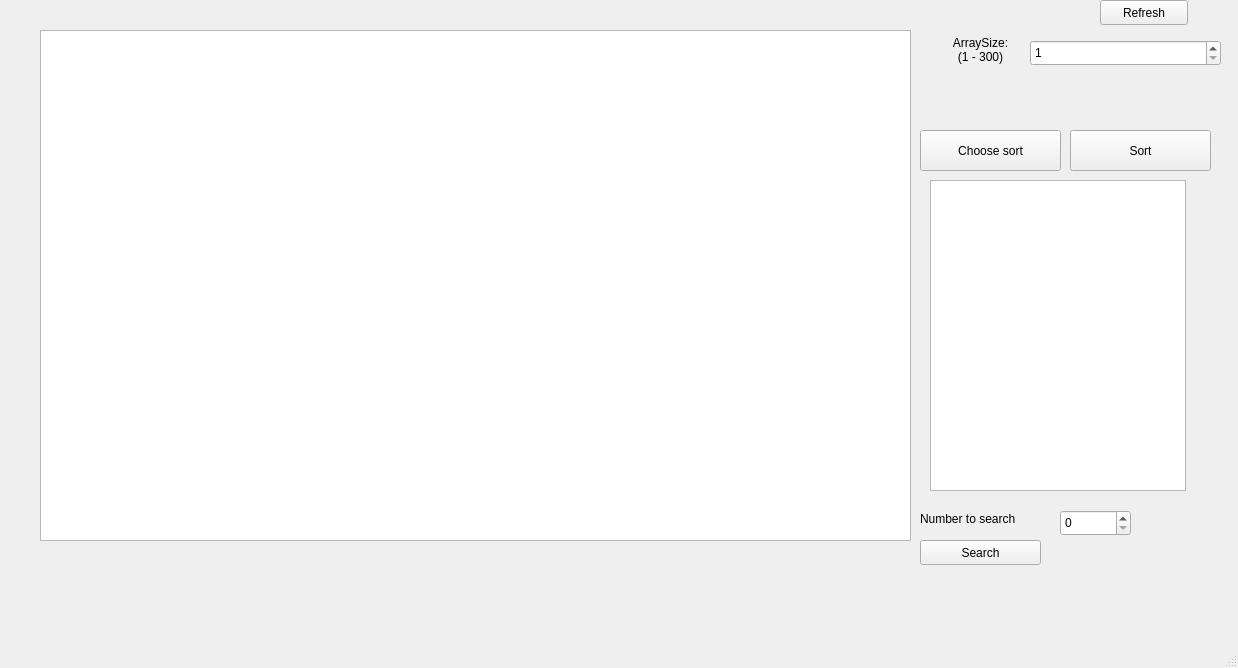
<?xml version="1.0" encoding="UTF-8"?>
<ui version="4.0">
 <class>MainWindow</class>
 <widget class="QMainWindow" name="MainWindow">
  <property name="geometry">
   <rect>
    <x>0</x>
    <y>0</y>
    <width>1238</width>
    <height>668</height>
   </rect>
  </property>
  <property name="windowTitle">
   <string>MainWindow</string>
  </property>
  <widget class="QWidget" name="centralwidget">
   <widget class="QGraphicsView" name="graphicsView">
    <property name="geometry">
     <rect>
      <x>40</x>
      <y>30</y>
      <width>871</width>
      <height>511</height>
     </rect>
    </property>
   </widget>
   <widget class="QPushButton" name="pushButton">
    <property name="geometry">
     <rect>
      <x>920</x>
      <y>130</y>
      <width>141</width>
      <height>41</height>
     </rect>
    </property>
    <property name="text">
     <string>Choose sort</string>
    </property>
   </widget>
   <widget class="QPushButton" name="pushButton_2">
    <property name="geometry">
     <rect>
      <x>1070</x>
      <y>130</y>
      <width>141</width>
      <height>41</height>
     </rect>
    </property>
    <property name="text">
     <string>Sort</string>
    </property>
   </widget>
   <widget class="QSpinBox" name="spinBox">
    <property name="geometry">
     <rect>
      <x>1030</x>
      <y>40</y>
      <width>191</width>
      <height>26</height>
     </rect>
    </property>
    <property name="minimum">
     <number>1</number>
    </property>
    <property name="maximum">
     <number>300</number>
    </property>
   </widget>
   <widget class="QLabel" name="label">
    <property name="geometry">
     <rect>
      <x>910</x>
      <y>30</y>
      <width>141</width>
      <height>41</height>
     </rect>
    </property>
    <property name="text">
     <string>&lt;html&gt;&lt;head/&gt;&lt;body&gt;&lt;p align=&quot;center&quot;&gt;ArraySize:&lt;br/&gt;(1 - 300)&lt;/p&gt;&lt;/body&gt;&lt;/html&gt;</string>
    </property>
   </widget>
   <widget class="QTableWidget" name="tableWidget">
    <property name="geometry">
     <rect>
      <x>930</x>
      <y>180</y>
      <width>256</width>
      <height>311</height>
     </rect>
    </property>
   </widget>
   <widget class="QSpinBox" name="spinBox_2">
    <property name="geometry">
     <rect>
      <x>1060</x>
      <y>510</y>
      <width>71</width>
      <height>26</height>
     </rect>
    </property>
    <property name="maximum">
     <number>300</number>
    </property>
   </widget>
   <widget class="QLabel" name="label_2">
    <property name="geometry">
     <rect>
      <x>920</x>
      <y>510</y>
      <width>131</width>
      <height>17</height>
     </rect>
    </property>
    <property name="text">
     <string>Number to search</string>
    </property>
   </widget>
   <widget class="QPushButton" name="pushButton_4">
    <property name="geometry">
     <rect>
      <x>1100</x>
      <y>0</y>
      <width>88</width>
      <height>25</height>
     </rect>
    </property>
    <property name="text">
     <string>Refresh</string>
    </property>
   </widget>
   <widget class="QPushButton" name="pushButton_5">
    <property name="geometry">
     <rect>
      <x>920</x>
      <y>540</y>
      <width>121</width>
      <height>25</height>
     </rect>
    </property>
    <property name="text">
     <string>Search</string>
    </property>
   </widget>
   <widget class="QLabel" name="label_3">
    <property name="geometry">
     <rect>
      <x>920</x>
      <y>570</y>
      <width>281</width>
      <height>17</height>
     </rect>
    </property>
    <property name="text">
     <string/>
    </property>
   </widget>
  </widget>
  <widget class="QMenuBar" name="menubar">
   <property name="geometry">
    <rect>
     <x>0</x>
     <y>0</y>
     <width>1238</width>
     <height>22</height>
    </rect>
   </property>
  </widget>
  <widget class="QStatusBar" name="statusbar"/>
 </widget>
 <resources/>
 <connections/>
</ui>
